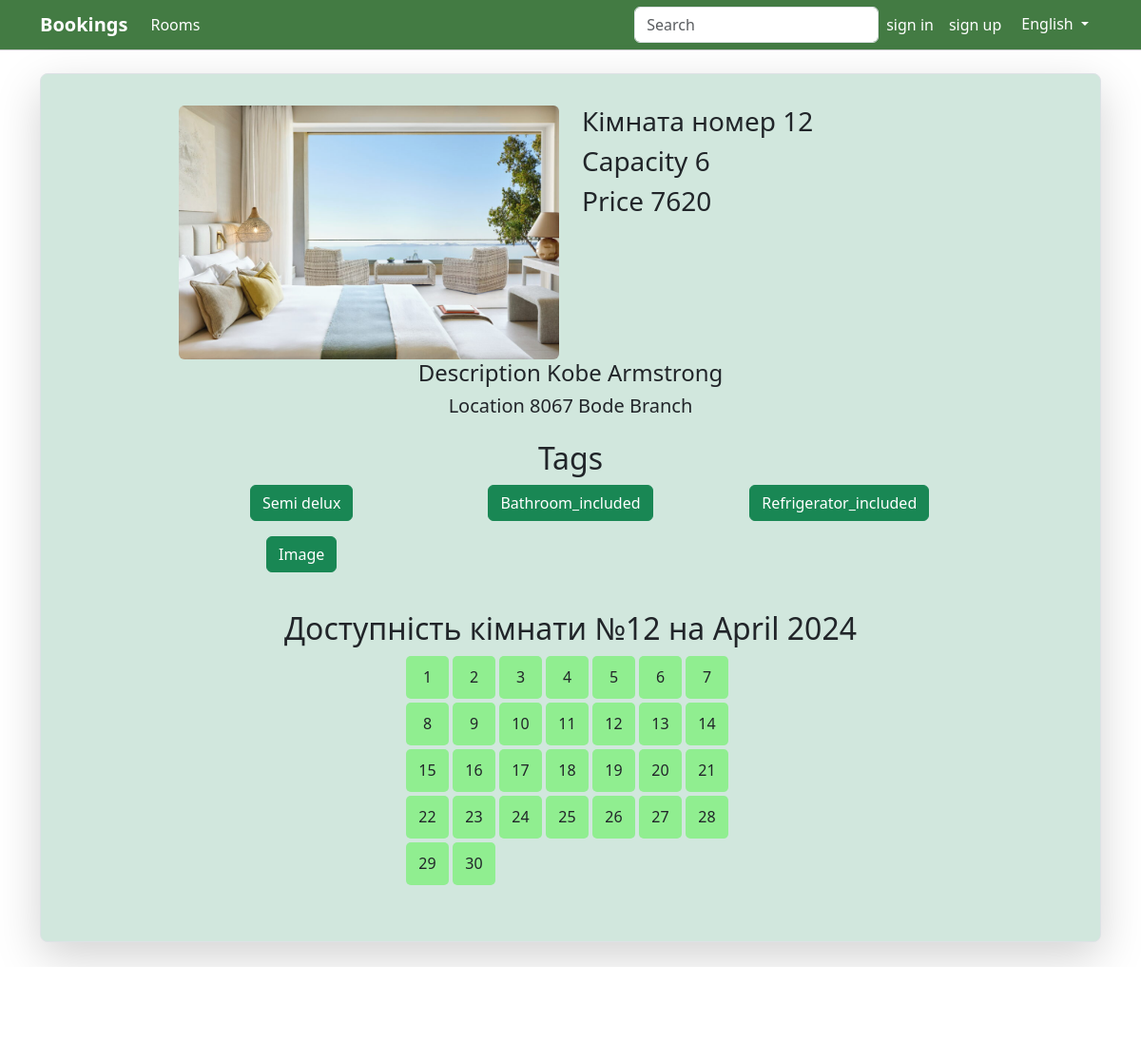
The app's page /room/12 with its own data.
### book/models.py (models this page shows, shortened)
class Room(models.Model):
    number=models.IntegerField()
    capacity=models.IntegerField()
    price=models.IntegerField()
    location=models.TextField()
    description=models.TextField()
    image=models.CharField(max_length=100, blank=True)
    tags = models.ManyToManyField(Tag, blank=True)
    class Meta:
        ordering=['number']
        verbose_name='Room'
        verbose_name_plural='Rooms'

class Tag(models.Model):
    name=models.CharField(max_length=100)

### book/views.py (the view)
# urls.py: path('room/<int:pk>', views.get_rooms_details, name='room_detail'),
def get_rooms_details(request, pk: int):
    try:
        room = models.Room.objects.get(number=pk)
        today = timezone.now()
        first_day_of_month = datetime.date(today.year, today.month, 1)
        last_day_of_month = datetime.date(today.year, today.month, monthrange(today.year, today.month)[1])
        bookings = models.Booking.objects.filter(room=room, start_time__range=(first_day_of_month, last_day_of_month))
        booked_days = []
        for book in bookings:
            for day in range(book.start_time.day, book.end_time.day+1):
                booked_days.append(day)
        days_of_month = range(1, monthrange(today.year, today.month)[1] + 1)
        context = {
            'room': room,
            'booked_days': booked_days,
            'days_of_month': days_of_month,
            'today': today,
            'language': get_list_language(request.session.get('language'))
        }
    except:
        room = {}
        context = {
        'room': room,
        'language': get_list_language(request.session.get('language'))
    }
    return render(request, 'book/room_detail.html', context)

### booking_sys/language.py (called while the page is built)
def get_list_language(language: str) -> dict:
    if language == 'ukrainian':
        return UKRAINIAN
    elif language == 'russian':
        return RUSSIAN
    else:
        return ENGLISH

### templates/book/room_detail.html (shortened to what this page needs)
{% extends "base.html" %}
{% load static %}
{% block body %}
{% if room %}
<div style="padding: 0;" class="container text-center card border rounded-3 container-success overflow-hidden shadow-lg">
    <div style="padding: 3%; margin: auto; width: 80%">
        <div class="row">
            <div style="margin: auto;" class="col">
                <img src="{% static 'img/'|add:room.image %}" class="rounded mx-auto d-block w-100" alt="...">
            </div>
            <div class="col text-start">
                <h3>Кімната номер {{ room.number }}</h3>
                <h3>{{ language.capacity }} {{ room.capacity }}</h3>
                <h3>{{ language.price }} {{ room.price }}</h3>
            </div>
        </div>
        <div class="mb-4">
            <h4>{{ language.description }} {{ room.description }}</h4>
            <h5>{{ language.location }} {{ room.location }}</h5>
        </div>
        <div class="mb-4">
            <h2>{{ language.tags }}</h2>
            <div class="row demo-grid">
                {% for tag in room.tags.all %}
                <div class="col-sm-6 col-lg-4 col-xxl-3 mb-3 demo-grid-item">
                    <a class="btn btn-success" href="{% url 'rooms' %}?{{tag.name}}=2">{{tag.name}}</a>
                </div>
                {% endfor %}
            </div>
        </div>
        <div class="mb-4">
            <h2>Доступність кімнати №{{ room.number }} на {{ today|date:"F Y" }}</h2>
            <div style="margin: auto;" class="calendar">
                {% for day in days_of_month %}
                    <div class="day {% if day in booked_days %}booked{% else %}free{% endif %}">
                        {{ day }}
                    </div>
                {% endfor %}
            </div>
        </div>
    </div>
</div>
{% else %}
<div>
    <h1>This room doesn't exist</h1>
</div>
{% endif %}
{% endblock %}

### static/css/style.css (style rules this page uses)
.container-success { background-color: rgb(209, 231, 221, 1); }
.calendar { display: flex; flex-wrap: wrap; width: 350px; }
.day { width: 45px; height: 45px; display: flex; justify-content: center; align-items: center; margin: 2px; border-radius: 5px; }
.free { background-color: lightgreen; }

### records on screen
Room: image (picture), number "12", capacity "6", price "7620", description "Kobe Armstrong", location "8067 Bode Branch"
Tag: name "Semi delux"
Tag: name "Bathroom_included"
Tag: name "Refrigerator_included"
Tag: name "Image"

### other values on screen
{{ language.rooms }} "Rooms"
{{ language.signin }} "sign in"
{{ language.signup }} "sign up"
{{ language.current_lang }} "English"
{{ language.capacity }} "Capacity"
{{ language.price }} "Price"
{{ language.description }} "Description"
{{ language.location }} "Location"
{{ language.tags }} "Tags"
{{ day }} "1" "2" "3" "4" "5" "6" "7" "8" "9" "10" "11" "12" "13" "14" "15" "16" "17" "18" "19" "20" "21" "22" "23" "24" "25" "26" "27" "28" "29" "30"
